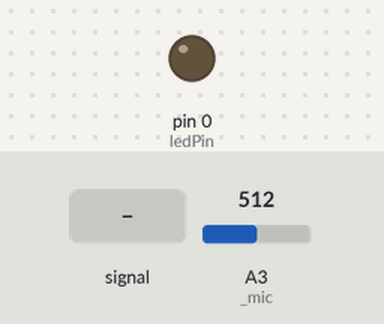
The sketch below on a simulated Arduino Uno, built with avr-gcc and run on an emulated ATmega328P. Parts: output pins drawn as LEDs (lit = HIGH). The test bench sets the inputs (shaded band); at power-on: A3 (_mic) = 512.

Above: at 1.2 s.
1.3 s: A3 (_mic) fed a 200 Hz sine of ±255 counts around its level
At 2.38 s:
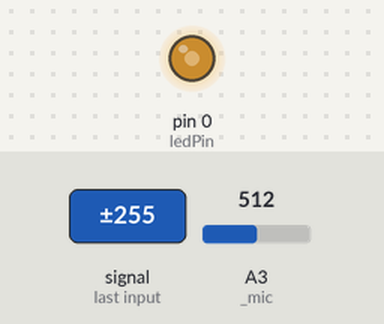
4.3 s: A3 (_mic) set to 716
At 4.6 s:
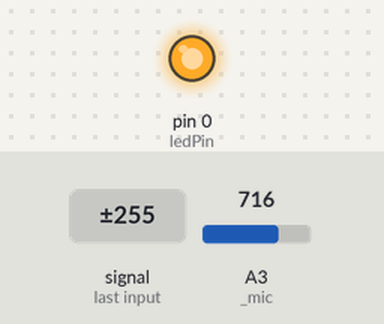
5.8 s: A3 (_mic) fed a 200 Hz sine of ±255 counts around its level
Timing chart, 0 to 14.8 s (numbered marks = the images above; inputs shaded):
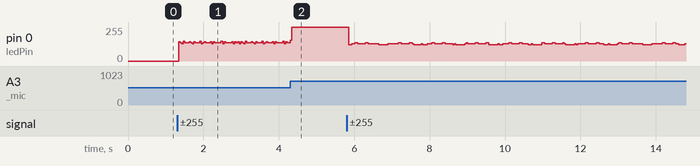

The sketch:

mic_01.ino
```cpp
//int potPin = 2;    // select the input pin for sound sensor
int ledPin = 0;   // select the pin for the LED
int val = 0;
int amp = 0;

  int _mic = 3;

void setup() {
pinMode(ledPin, OUTPUT);  // declare the ledPin as an OUTPUT
//Serial.begin(9600);
}

void loop() {
  val = analogRead(_mic);
  amp = (val >= 512) ? val - 512 : 512 - val;
  if (amp > 100)
  {
    analogWrite(ledPin, amp);
    delay(1);
  }
  else
  {
    analogWrite(ledPin, 0);
  }
  //Serial.println(amp);
}
```
